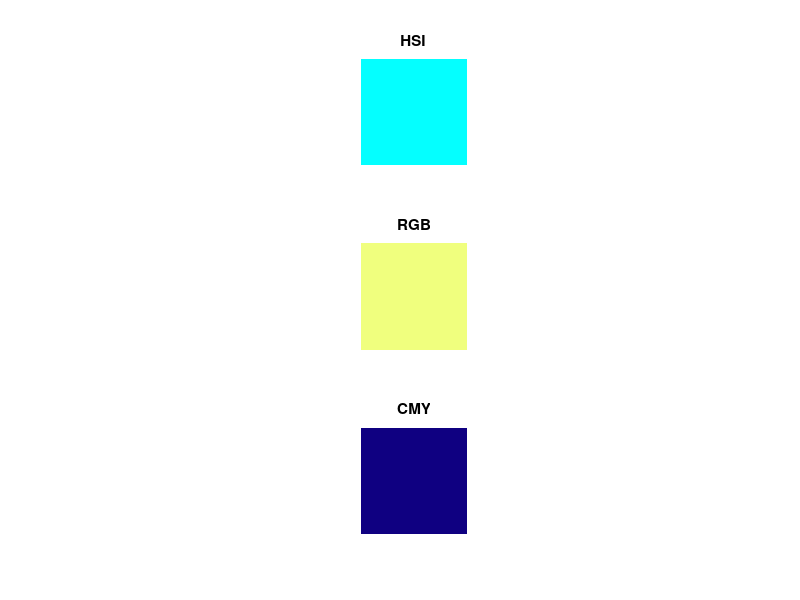

The MATLAB source for this figure:
clc
clear all
H=input('Enter value of H according to degree between 0 and 360 :');
S=input('Enter value of S between 0 and 1:');
I=input('Enter value of I between 0 and 1:'); 

HSI = ones(1000);

HSI(:,:,1) = H/360;
HSI(:,:,2) = S;
HSI(:,:,3) = I;
subplot(3,1,1);
imshow(HSI)
title('HSI');

R=(I/3)-S*cos(H/sqrt(6))-S*sin(H/2);
G=(I/3)-S*cos(H/sqrt(6))+S*sin(H/2);
B=(I/3)+sqrt(6)*S*cos(H/3);


RGB(:,:,1)=R;
RGB(:,:,2)=G;
RGB(:,:,3)=B;

subplot(3,1,2)
imshow(RGB)
title('RGB')

C = 1 - ((I/3)-S*cos(H/sqrt(6))-S*sin(H/2));
M = 1 - ((I/3)-S*cos(H/sqrt(6))+S*sin(H/2));
Y = 1 - ((I/3)+sqrt(6)*S*cos(H/3));

CMY(:,:,1) = C;
CMY(:,:,2) = M;
CMY(:,:,3) = Y;
subplot(3,1,3);
imshow(CMY)
title('CMY');
